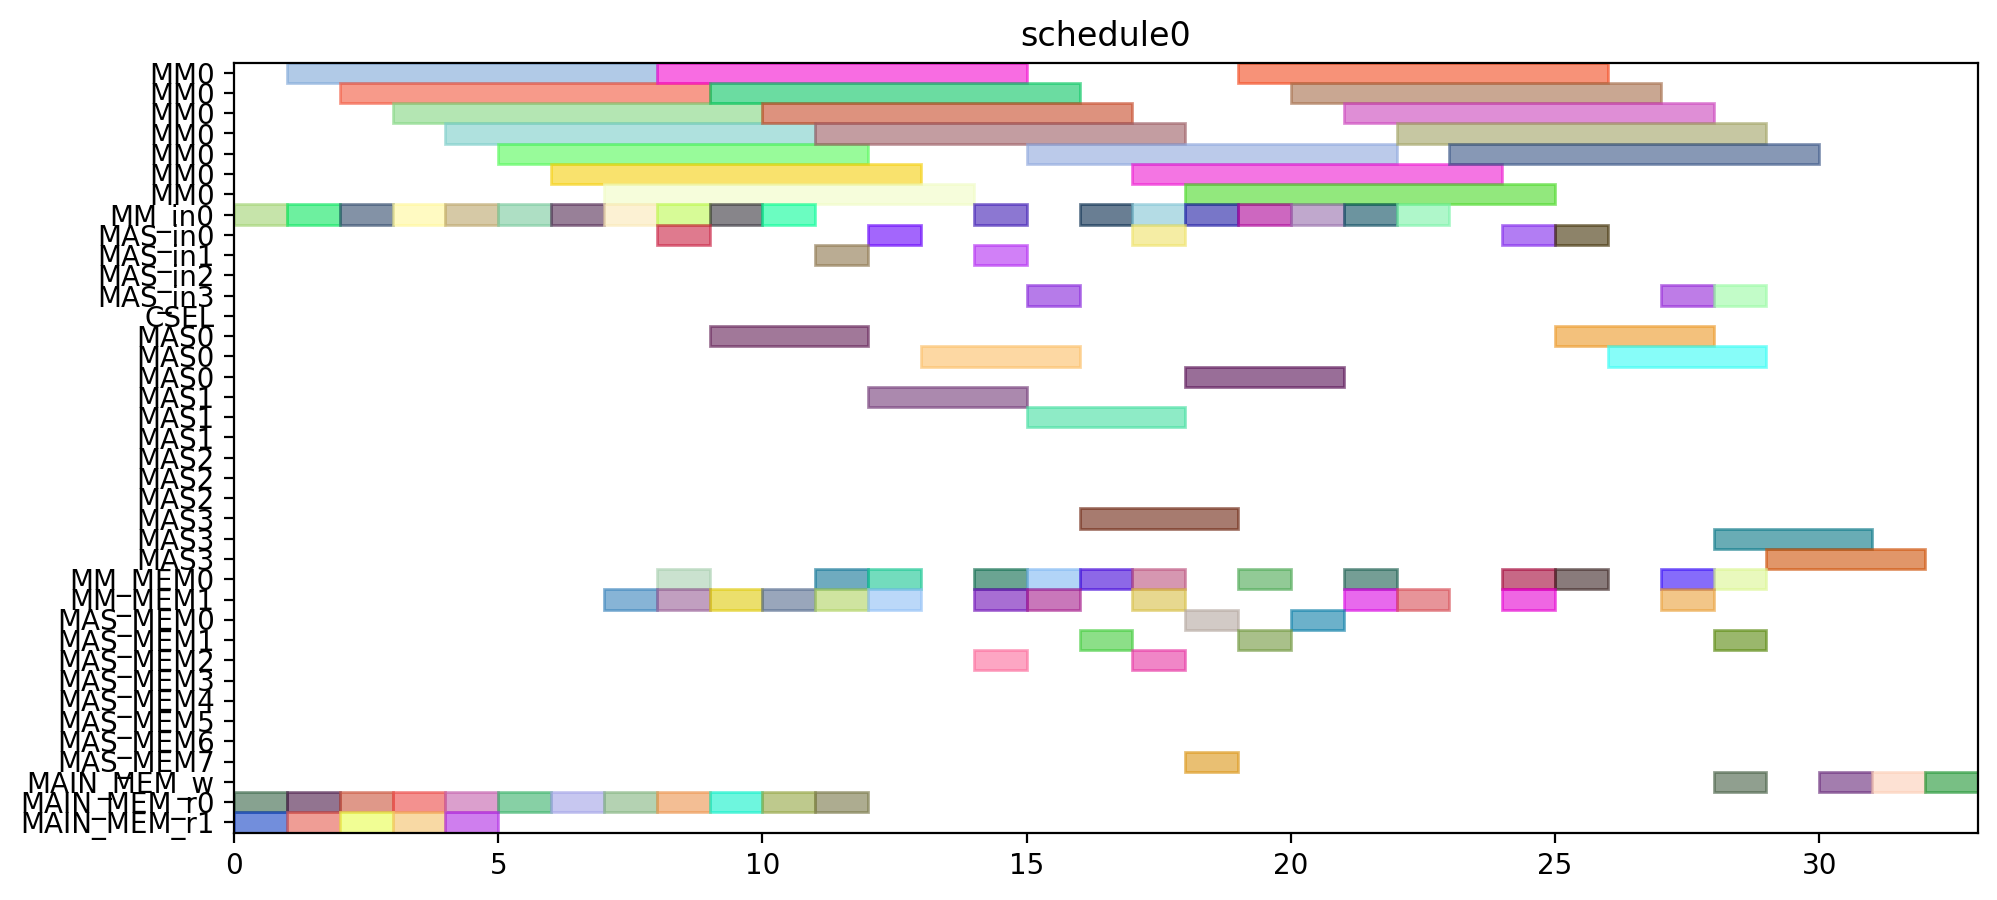

Here is the Python script that generated this plot:
from pyschedule import Scenario, solvers, plotters, alt


def solve():
	horizon = 90
	S = Scenario("schedule0", horizon=horizon)

	# resource
	MM = S.Resources('MM', num=1, size=7)
	MM_in = S.Resources('MM_in', num=1)
	MAS_in = S.Resources('MAS_in', num=4)
	CSEL = S.Resource('CSEL')
	MAS = S.Resources('MAS', num=4, size=3, periods=range(1, horizon))
	MM_MEM = S.Resources('MM_MEM', num=2)
	MAS_MEM = S.Resources('MAS_MEM', num=8)
	MAIN_MEM_w = S.Resource('MAIN_MEM_w', size=1)
	MAIN_MEM_r = S.Resources('MAIN_MEM_r', num=2)

	# result of previous scheduling

	# new tasks
	T1 = S.Task('T1', length=7, delay_cost=1)
	T1 += alt(MM)
	T1_in = S.Task('T1_in', length=1, delay_cost=1)
	T1_in += alt(MM_in)
	S += T1_in*MM_in[0]<=T1*MM[0]

	T1_mem0 = S.Task('T1_mem0', length=1, delay_cost=1)
	T1_mem0 += MAIN_MEM_r[0]
	T2 = S.Task('T2', length=7, delay_cost=1)
	T2 += alt(MM)
	T2_in = S.Task('T2_in', length=1, delay_cost=1)
	T2_in += alt(MM_in)
	S += T2_in*MM_in[0]<=T2*MM[0]

	T2_mem0 = S.Task('T2_mem0', length=1, delay_cost=1)
	T2_mem0 += MAIN_MEM_r[0]
	T2_mem1 = S.Task('T2_mem1', length=1, delay_cost=1)
	T2_mem1 += MAIN_MEM_r[1]
	T3 = S.Task('T3', length=7, delay_cost=1)
	T3 += alt(MM)
	T3_in = S.Task('T3_in', length=1, delay_cost=1)
	T3_in += alt(MM_in)
	S += T3_in*MM_in[0]<=T3*MM[0]

	T3_mem0 = S.Task('T3_mem0', length=1, delay_cost=1)
	T3_mem0 += MAIN_MEM_r[0]
	T3_mem1 = S.Task('T3_mem1', length=1, delay_cost=1)
	T3_mem1 += MAIN_MEM_r[1]
	T4 = S.Task('T4', length=7, delay_cost=1)
	T4 += alt(MM)
	T4_in = S.Task('T4_in', length=1, delay_cost=1)
	T4_in += alt(MM_in)
	S += T4_in*MM_in[0]<=T4*MM[0]

	T4_mem0 = S.Task('T4_mem0', length=1, delay_cost=1)
	T4_mem0 += MAIN_MEM_r[0]
	T4_mem1 = S.Task('T4_mem1', length=1, delay_cost=1)
	T4_mem1 += MAIN_MEM_r[1]
	T5 = S.Task('T5', length=7, delay_cost=1)
	T5 += alt(MM)
	T5_in = S.Task('T5_in', length=1, delay_cost=1)
	T5_in += alt(MM_in)
	S += T5_in*MM_in[0]<=T5*MM[0]

	T5_mem0 = S.Task('T5_mem0', length=1, delay_cost=1)
	T5_mem0 += MAIN_MEM_r[0]
	T6 = S.Task('T6', length=7, delay_cost=1)
	T6 += alt(MM)
	T6_in = S.Task('T6_in', length=1, delay_cost=1)
	T6_in += alt(MM_in)
	S += T6_in*MM_in[0]<=T6*MM[0]

	T6_mem0 = S.Task('T6_mem0', length=1, delay_cost=1)
	T6_mem0 += MAIN_MEM_r[0]
	T6_mem1 = S.Task('T6_mem1', length=1, delay_cost=1)
	T6_mem1 += MAIN_MEM_r[1]
	T7 = S.Task('T7', length=7, delay_cost=1)
	T7 += alt(MM)
	T7_in = S.Task('T7_in', length=1, delay_cost=1)
	T7_in += alt(MM_in)
	S += T7_in*MM_in[0]<=T7*MM[0]

	T7_mem0 = S.Task('T7_mem0', length=1, delay_cost=1)
	T7_mem0 += MAIN_MEM_r[0]
	T7_mem1 = S.Task('T7_mem1', length=1, delay_cost=1)
	T7_mem1 += MAIN_MEM_r[1]
	T8 = S.Task('T8', length=7, delay_cost=1)
	T8 += alt(MM)
	T8_in = S.Task('T8_in', length=1, delay_cost=1)
	T8_in += alt(MM_in)
	S += T8_in*MM_in[0]<=T8*MM[0]

	T8_mem0 = S.Task('T8_mem0', length=1, delay_cost=1)
	T8_mem0 += MAIN_MEM_r[0]
	T8_mem1 = S.Task('T8_mem1', length=1, delay_cost=1)
	T8_mem1 += alt(MM_MEM)
	S += (T1*MM[0])-1 < T8_mem1*MM_MEM[1]
	S += T8_mem1 <= T8

	T9 = S.Task('T9', length=7, delay_cost=1)
	T9 += alt(MM)
	T9_in = S.Task('T9_in', length=1, delay_cost=1)
	T9_in += alt(MM_in)
	S += T9_in*MM_in[0]<=T9*MM[0]

	T9_mem0 = S.Task('T9_mem0', length=1, delay_cost=1)
	T9_mem0 += MAIN_MEM_r[0]
	T9_mem1 = S.Task('T9_mem1', length=1, delay_cost=1)
	T9_mem1 += alt(MM_MEM)
	S += (T1*MM[0])-1 < T9_mem1*MM_MEM[1]
	S += T9_mem1 <= T9

	T10 = S.Task('T10', length=7, delay_cost=1)
	T10 += alt(MM)
	T10_in = S.Task('T10_in', length=1, delay_cost=1)
	T10_in += alt(MM_in)
	S += T10_in*MM_in[0]<=T10*MM[0]

	T10_mem0 = S.Task('T10_mem0', length=1, delay_cost=1)
	T10_mem0 += MAIN_MEM_r[0]
	T10_mem1 = S.Task('T10_mem1', length=1, delay_cost=1)
	T10_mem1 += alt(MM_MEM)
	S += (T3*MM[0])-1 < T10_mem1*MM_MEM[1]
	S += T10_mem1 <= T10

	T11 = S.Task('T11', length=7, delay_cost=1)
	T11 += alt(MM)
	T11_in = S.Task('T11_in', length=1, delay_cost=1)
	T11_in += alt(MM_in)
	S += T11_in*MM_in[0]<=T11*MM[0]

	T11_mem0 = S.Task('T11_mem0', length=1, delay_cost=1)
	T11_mem0 += MAIN_MEM_r[0]
	T11_mem1 = S.Task('T11_mem1', length=1, delay_cost=1)
	T11_mem1 += alt(MM_MEM)
	S += (T3*MM[0])-1 < T11_mem1*MM_MEM[1]
	S += T11_mem1 <= T11

	T12 = S.Task('T12', length=3, delay_cost=1)
	T12 += alt(MAS)
	T12_in = S.Task('T12_in', length=1, delay_cost=1)
	T12_in += alt(MAS_in)
	S += T12_in*MAS_in[0]<=T12*MAS[0]

	S += T12_in*MAS_in[1]<=T12*MAS[1]

	S += T12_in*MAS_in[2]<=T12*MAS[2]

	S += T12_in*MAS_in[3]<=T12*MAS[3]

	T12_mem0 = S.Task('T12_mem0', length=1, delay_cost=1)
	T12_mem0 += alt(MM_MEM)
	S += (T4*MM[0])-1 < T12_mem0*MM_MEM[0]
	S += T12_mem0 <= T12

	T12_mem1 = S.Task('T12_mem1', length=1, delay_cost=1)
	T12_mem1 += alt(MM_MEM)
	S += (T2*MM[0])-1 < T12_mem1*MM_MEM[1]
	S += T12_mem1 <= T12

	T13 = S.Task('T13', length=3, delay_cost=1)
	T13 += alt(MAS)
	T13_in = S.Task('T13_in', length=1, delay_cost=1)
	T13_in += alt(MAS_in)
	S += T13_in*MAS_in[0]<=T13*MAS[0]

	S += T13_in*MAS_in[1]<=T13*MAS[1]

	S += T13_in*MAS_in[2]<=T13*MAS[2]

	S += T13_in*MAS_in[3]<=T13*MAS[3]

	T13_mem0 = S.Task('T13_mem0', length=1, delay_cost=1)
	T13_mem0 += alt(MM_MEM)
	S += (T4*MM[0])-1 < T13_mem0*MM_MEM[0]
	S += T13_mem0 <= T13

	T13_mem1 = S.Task('T13_mem1', length=1, delay_cost=1)
	T13_mem1 += alt(MM_MEM)
	S += (T2*MM[0])-1 < T13_mem1*MM_MEM[1]
	S += T13_mem1 <= T13

	T15 = S.Task('T15', length=3, delay_cost=1)
	T15 += alt(MAS)
	T15_in = S.Task('T15_in', length=1, delay_cost=1)
	T15_in += alt(MAS_in)
	S += T15_in*MAS_in[0]<=T15*MAS[0]

	S += T15_in*MAS_in[1]<=T15*MAS[1]

	S += T15_in*MAS_in[2]<=T15*MAS[2]

	S += T15_in*MAS_in[3]<=T15*MAS[3]

	T15_mem0 = S.Task('T15_mem0', length=1, delay_cost=1)
	T15_mem0 += alt(MM_MEM)
	S += (T7*MM[0])-1 < T15_mem0*MM_MEM[0]
	S += T15_mem0 <= T15

	T14 = S.Task('T14', length=7, delay_cost=1)
	T14 += alt(MM)
	T14_in = S.Task('T14_in', length=1, delay_cost=1)
	T14_in += alt(MM_in)
	S += T14_in*MM_in[0]<=T14*MM[0]

	T14_mem0 = S.Task('T14_mem0', length=1, delay_cost=1)
	T14_mem0 += alt(MAS_MEM)
	S += (T13*MAS[0])-1 < T14_mem0*MAS_MEM[0]
	S += (T13*MAS[1])-1 < T14_mem0*MAS_MEM[2]
	S += (T13*MAS[2])-1 < T14_mem0*MAS_MEM[4]
	S += (T13*MAS[3])-1 < T14_mem0*MAS_MEM[6]
	S += T14_mem0 <= T14

	T16 = S.Task('T16', length=7, delay_cost=1)
	T16 += alt(MM)
	T16_in = S.Task('T16_in', length=1, delay_cost=1)
	T16_in += alt(MM_in)
	S += T16_in*MM_in[0]<=T16*MM[0]

	T16_mem0 = S.Task('T16_mem0', length=1, delay_cost=1)
	T16_mem0 += alt(MM_MEM)
	S += (T1*MM[0])-1 < T16_mem0*MM_MEM[0]
	S += T16_mem0 <= T16

	T16_mem1 = S.Task('T16_mem1', length=1, delay_cost=1)
	T16_mem1 += alt(MM_MEM)
	S += (T8*MM[0])-1 < T16_mem1*MM_MEM[1]
	S += T16_mem1 <= T16

	T17 = S.Task('T17', length=7, delay_cost=1)
	T17 += alt(MM)
	T17_in = S.Task('T17_in', length=1, delay_cost=1)
	T17_in += alt(MM_in)
	S += T17_in*MM_in[0]<=T17*MM[0]

	T17_mem0 = S.Task('T17_mem0', length=1, delay_cost=1)
	T17_mem0 += alt(MM_MEM)
	S += (T8*MM[0])-1 < T17_mem0*MM_MEM[0]
	S += T17_mem0 <= T17

	T17_mem1 = S.Task('T17_mem1', length=1, delay_cost=1)
	T17_mem1 += alt(MAS_MEM)
	S += (T15*MAS[0])-1 < T17_mem1*MAS_MEM[1]
	S += (T15*MAS[1])-1 < T17_mem1*MAS_MEM[3]
	S += (T15*MAS[2])-1 < T17_mem1*MAS_MEM[5]
	S += (T15*MAS[3])-1 < T17_mem1*MAS_MEM[7]
	S += T17_mem1 <= T17

	T18 = S.Task('T18', length=3, delay_cost=1)
	T18 += alt(MAS)
	T18_in = S.Task('T18_in', length=1, delay_cost=1)
	T18_in += alt(MAS_in)
	S += T18_in*MAS_in[0]<=T18*MAS[0]

	S += T18_in*MAS_in[1]<=T18*MAS[1]

	S += T18_in*MAS_in[2]<=T18*MAS[2]

	S += T18_in*MAS_in[3]<=T18*MAS[3]

	T18_mem0 = S.Task('T18_mem0', length=1, delay_cost=1)
	T18_mem0 += alt(MM_MEM)
	S += (T5*MM[0])-1 < T18_mem0*MM_MEM[0]
	S += T18_mem0 <= T18

	T18_mem1 = S.Task('T18_mem1', length=1, delay_cost=1)
	T18_mem1 += alt(MM_MEM)
	S += (T9*MM[0])-1 < T18_mem1*MM_MEM[1]
	S += T18_mem1 <= T18

	T19 = S.Task('T19', length=3, delay_cost=1)
	T19 += alt(MAS)
	T19_in = S.Task('T19_in', length=1, delay_cost=1)
	T19_in += alt(MAS_in)
	S += T19_in*MAS_in[0]<=T19*MAS[0]

	S += T19_in*MAS_in[1]<=T19*MAS[1]

	S += T19_in*MAS_in[2]<=T19*MAS[2]

	S += T19_in*MAS_in[3]<=T19*MAS[3]

	T19_mem0 = S.Task('T19_mem0', length=1, delay_cost=1)
	T19_mem0 += alt(MM_MEM)
	S += (T5*MM[0])-1 < T19_mem0*MM_MEM[0]
	S += T19_mem0 <= T19

	T19_mem1 = S.Task('T19_mem1', length=1, delay_cost=1)
	T19_mem1 += alt(MM_MEM)
	S += (T9*MM[0])-1 < T19_mem1*MM_MEM[1]
	S += T19_mem1 <= T19

	T21 = S.Task('T21', length=3, delay_cost=1)
	T21 += alt(MAS)
	T21_in = S.Task('T21_in', length=1, delay_cost=1)
	T21_in += alt(MAS_in)
	S += T21_in*MAS_in[0]<=T21*MAS[0]

	S += T21_in*MAS_in[1]<=T21*MAS[1]

	S += T21_in*MAS_in[2]<=T21*MAS[2]

	S += T21_in*MAS_in[3]<=T21*MAS[3]

	T21_mem0 = S.Task('T21_mem0', length=1, delay_cost=1)
	T21_mem0 += alt(MM_MEM)
	S += (T6*MM[0])-1 < T21_mem0*MM_MEM[0]
	S += T21_mem0 <= T21

	T21_mem1 = S.Task('T21_mem1', length=1, delay_cost=1)
	T21_mem1 += alt(MM_MEM)
	S += (T10*MM[0])-1 < T21_mem1*MM_MEM[1]
	S += T21_mem1 <= T21

	T24 = S.Task('T24', length=7, delay_cost=1)
	T24 += alt(MM)
	T24_in = S.Task('T24_in', length=1, delay_cost=1)
	T24_in += alt(MM_in)
	S += T24_in*MM_in[0]<=T24*MM[0]

	T24_mem0 = S.Task('T24_mem0', length=1, delay_cost=1)
	T24_mem0 += alt(MM_MEM)
	S += (T11*MM[0])-1 < T24_mem0*MM_MEM[0]
	S += T24_mem0 <= T24

	T24_mem1 = S.Task('T24_mem1', length=1, delay_cost=1)
	T24_mem1 += alt(MAS_MEM)
	S += (T12*MAS[0])-1 < T24_mem1*MAS_MEM[1]
	S += (T12*MAS[1])-1 < T24_mem1*MAS_MEM[3]
	S += (T12*MAS[2])-1 < T24_mem1*MAS_MEM[5]
	S += (T12*MAS[3])-1 < T24_mem1*MAS_MEM[7]
	S += T24_mem1 <= T24

	T20 = S.Task('T20', length=7, delay_cost=1)
	T20 += alt(MM)
	T20_in = S.Task('T20_in', length=1, delay_cost=1)
	T20_in += alt(MM_in)
	S += T20_in*MM_in[0]<=T20*MM[0]

	T20_mem0 = S.Task('T20_mem0', length=1, delay_cost=1)
	T20_mem0 += alt(MAS_MEM)
	S += (T15*MAS[0])-1 < T20_mem0*MAS_MEM[0]
	S += (T15*MAS[1])-1 < T20_mem0*MAS_MEM[2]
	S += (T15*MAS[2])-1 < T20_mem0*MAS_MEM[4]
	S += (T15*MAS[3])-1 < T20_mem0*MAS_MEM[6]
	S += T20_mem0 <= T20

	T20_mem1 = S.Task('T20_mem1', length=1, delay_cost=1)
	T20_mem1 += alt(MAS_MEM)
	S += (T18*MAS[0])-1 < T20_mem1*MAS_MEM[1]
	S += (T18*MAS[1])-1 < T20_mem1*MAS_MEM[3]
	S += (T18*MAS[2])-1 < T20_mem1*MAS_MEM[5]
	S += (T18*MAS[3])-1 < T20_mem1*MAS_MEM[7]
	S += T20_mem1 <= T20

	T22 = S.Task('T22', length=7, delay_cost=1)
	T22 += alt(MM)
	T22_in = S.Task('T22_in', length=1, delay_cost=1)
	T22_in += alt(MM_in)
	S += T22_in*MM_in[0]<=T22*MM[0]

	T22_mem0 = S.Task('T22_mem0', length=1, delay_cost=1)
	T22_mem0 += alt(MAS_MEM)
	S += (T21*MAS[0])-1 < T22_mem0*MAS_MEM[0]
	S += (T21*MAS[1])-1 < T22_mem0*MAS_MEM[2]
	S += (T21*MAS[2])-1 < T22_mem0*MAS_MEM[4]
	S += (T21*MAS[3])-1 < T22_mem0*MAS_MEM[6]
	S += T22_mem0 <= T22

	T23 = S.Task('T23', length=7, delay_cost=1)
	T23 += alt(MM)
	T23_in = S.Task('T23_in', length=1, delay_cost=1)
	T23_in += alt(MM_in)
	S += T23_in*MM_in[0]<=T23*MM[0]

	T23_mem0 = S.Task('T23_mem0', length=1, delay_cost=1)
	T23_mem0 += alt(MAS_MEM)
	S += (T19*MAS[0])-1 < T23_mem0*MAS_MEM[0]
	S += (T19*MAS[1])-1 < T23_mem0*MAS_MEM[2]
	S += (T19*MAS[2])-1 < T23_mem0*MAS_MEM[4]
	S += (T19*MAS[3])-1 < T23_mem0*MAS_MEM[6]
	S += T23_mem0 <= T23

	Z2_new = S.Task('Z2_new', length=7, delay_cost=1)
	Z2_new += alt(MM)
	Z2_new_in = S.Task('Z2_new_in', length=1, delay_cost=1)
	Z2_new_in += alt(MM_in)
	S += Z2_new_in*MM_in[0]<=Z2_new*MM[0]

	S += 0<Z2_new

	Z2_new_w = S.Task('Z2_new_w', length=1, delay_cost=1)
	Z2_new_w += alt(MAIN_MEM_w)
	S += Z2_new <= Z2_new_w

	Z2_new_mem0 = S.Task('Z2_new_mem0', length=1, delay_cost=1)
	Z2_new_mem0 += MAIN_MEM_r[0]
	Z2_new_mem1 = S.Task('Z2_new_mem1', length=1, delay_cost=1)
	Z2_new_mem1 += alt(MM_MEM)
	S += (T14*MM[0])-1 < Z2_new_mem1*MM_MEM[1]
	S += Z2_new_mem1 <= Z2_new

	T25 = S.Task('T25', length=3, delay_cost=1)
	T25 += alt(MAS)
	T25_in = S.Task('T25_in', length=1, delay_cost=1)
	T25_in += alt(MAS_in)
	S += T25_in*MAS_in[0]<=T25*MAS[0]

	S += T25_in*MAS_in[1]<=T25*MAS[1]

	S += T25_in*MAS_in[2]<=T25*MAS[2]

	S += T25_in*MAS_in[3]<=T25*MAS[3]

	T25_mem0 = S.Task('T25_mem0', length=1, delay_cost=1)
	T25_mem0 += alt(MM_MEM)
	S += (T20*MM[0])-1 < T25_mem0*MM_MEM[0]
	S += T25_mem0 <= T25

	X2_new = S.Task('X2_new', length=3, delay_cost=1)
	X2_new += alt(MAS)
	X2_new_in = S.Task('X2_new_in', length=1, delay_cost=1)
	X2_new_in += alt(MAS_in)
	S += X2_new_in*MAS_in[0]<=X2_new*MAS[0]

	S += X2_new_in*MAS_in[1]<=X2_new*MAS[1]

	S += X2_new_in*MAS_in[2]<=X2_new*MAS[2]

	S += X2_new_in*MAS_in[3]<=X2_new*MAS[3]

	S += 0<X2_new

	X2_new_w = S.Task('X2_new_w', length=1, delay_cost=1)
	X2_new_w += alt(MAIN_MEM_w)
	S += X2_new <= X2_new_w

	X2_new_mem0 = S.Task('X2_new_mem0', length=1, delay_cost=1)
	X2_new_mem0 += alt(MM_MEM)
	S += (T22*MM[0])-1 < X2_new_mem0*MM_MEM[0]
	S += X2_new_mem0 <= X2_new

	X2_new_mem1 = S.Task('X2_new_mem1', length=1, delay_cost=1)
	X2_new_mem1 += alt(MM_MEM)
	S += (T24*MM[0])-1 < X2_new_mem1*MM_MEM[1]
	S += X2_new_mem1 <= X2_new

	X1_new = S.Task('X1_new', length=3, delay_cost=1)
	X1_new += alt(MAS)
	X1_new_in = S.Task('X1_new_in', length=1, delay_cost=1)
	X1_new_in += alt(MAS_in)
	S += X1_new_in*MAS_in[0]<=X1_new*MAS[0]

	S += X1_new_in*MAS_in[1]<=X1_new*MAS[1]

	S += X1_new_in*MAS_in[2]<=X1_new*MAS[2]

	S += X1_new_in*MAS_in[3]<=X1_new*MAS[3]

	S += 0<X1_new

	X1_new_w = S.Task('X1_new_w', length=1, delay_cost=1)
	X1_new_w += alt(MAIN_MEM_w)
	S += X1_new <= X1_new_w

	X1_new_mem0 = S.Task('X1_new_mem0', length=1, delay_cost=1)
	X1_new_mem0 += alt(MM_MEM)
	S += (T23*MM[0])-1 < X1_new_mem0*MM_MEM[0]
	S += X1_new_mem0 <= X1_new

	X1_new_mem1 = S.Task('X1_new_mem1', length=1, delay_cost=1)
	X1_new_mem1 += alt(MM_MEM)
	S += (T17*MM[0])-1 < X1_new_mem1*MM_MEM[1]
	S += X1_new_mem1 <= X1_new

	Z1_new = S.Task('Z1_new', length=3, delay_cost=1)
	Z1_new += alt(MAS)
	Z1_new_in = S.Task('Z1_new_in', length=1, delay_cost=1)
	Z1_new_in += alt(MAS_in)
	S += Z1_new_in*MAS_in[0]<=Z1_new*MAS[0]

	S += Z1_new_in*MAS_in[1]<=Z1_new*MAS[1]

	S += Z1_new_in*MAS_in[2]<=Z1_new*MAS[2]

	S += Z1_new_in*MAS_in[3]<=Z1_new*MAS[3]

	S += 0<Z1_new

	Z1_new_w = S.Task('Z1_new_w', length=1, delay_cost=1)
	Z1_new_w += alt(MAIN_MEM_w)
	S += Z1_new <= Z1_new_w

	Z1_new_mem0 = S.Task('Z1_new_mem0', length=1, delay_cost=1)
	Z1_new_mem0 += alt(MM_MEM)
	S += (T16*MM[0])-1 < Z1_new_mem0*MM_MEM[0]
	S += Z1_new_mem0 <= Z1_new

	Z1_new_mem1 = S.Task('Z1_new_mem1', length=1, delay_cost=1)
	Z1_new_mem1 += alt(MAS_MEM)
	S += (T25*MAS[0])-1 < Z1_new_mem1*MAS_MEM[1]
	S += (T25*MAS[1])-1 < Z1_new_mem1*MAS_MEM[3]
	S += (T25*MAS[2])-1 < Z1_new_mem1*MAS_MEM[5]
	S += (T25*MAS[3])-1 < Z1_new_mem1*MAS_MEM[7]
	S += Z1_new_mem1 <= Z1_new

	solvers.mip.solve(S,msg=1,kind='CPLEX',ratio_gap=1.01)

	solution = [['hoge']*len(S.solution()[1]) for i in range(len(S.solution()))]
	for i in range(len(S.solution())):
		for j in range(len(S.solution()[i])):
			solution[i][j]=str(S.solution()[i][j])
	print(solution)

	cycles = int(solution[-1][3])

	pic_file_name = "/home/mfukuda/ABE/multiRAM_multiMAS_16mux/scheduling_result/stage7MM1_stage3MAS4/EP_LADDERMUL/schedule0.png"
	if(S.solution() != []):
		plotters.matplotlib.plot(S,img_filename=pic_file_name, show_task_labels=False, fig_size=(cycles*0.25+3, 5))

	return solution
